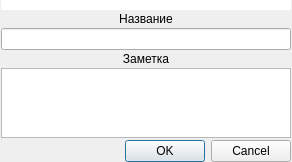
<?xml version="1.0" encoding="UTF-8"?>
<ui version="4.0">
 <class>Dialog</class>
 <widget class="QDialog" name="Dialog">
  <property name="geometry">
   <rect>
    <x>0</x>
    <y>0</y>
    <width>292</width>
    <height>160</height>
   </rect>
  </property>
  <property name="windowTitle">
   <string>Предмет</string>
  </property>
  <layout class="QGridLayout" name="gridLayout">
   <property name="leftMargin">
    <number>1</number>
   </property>
   <property name="topMargin">
    <number>0</number>
   </property>
   <property name="rightMargin">
    <number>1</number>
   </property>
   <property name="bottomMargin">
    <number>0</number>
   </property>
   <property name="spacing">
    <number>2</number>
   </property>
   <item row="2" column="0">
    <widget class="QLineEdit" name="le_name"/>
   </item>
   <item row="1" column="0">
    <widget class="QLabel" name="lb_name">
     <property name="text">
      <string>&lt;html&gt;&lt;head/&gt;&lt;body&gt;&lt;p align=&quot;center&quot;&gt;Название&lt;/p&gt;&lt;/body&gt;&lt;/html&gt;</string>
     </property>
    </widget>
   </item>
   <item row="3" column="0">
    <widget class="QLabel" name="lb_note">
     <property name="text">
      <string>&lt;html&gt;&lt;head/&gt;&lt;body&gt;&lt;p align=&quot;center&quot;&gt;Заметка&lt;/p&gt;&lt;/body&gt;&lt;/html&gt;</string>
     </property>
    </widget>
   </item>
   <item row="5" column="0">
    <widget class="QDialogButtonBox" name="buttonBox">
     <property name="orientation">
      <enum>Qt::Horizontal</enum>
     </property>
     <property name="standardButtons">
      <set>QDialogButtonBox::Cancel|QDialogButtonBox::Ok</set>
     </property>
    </widget>
   </item>
   <item row="0" column="0">
    <widget class="QWidget" name="widget" native="true">
     <property name="minimumSize">
      <size>
       <width>0</width>
       <height>10</height>
      </size>
     </property>
     <property name="styleSheet">
      <string notr="true">background-color: rgb(255, 255, 255);</string>
     </property>
    </widget>
   </item>
   <item row="4" column="0">
    <widget class="QPlainTextEdit" name="pe_note"/>
   </item>
  </layout>
 </widget>
 <resources/>
 <connections>
  <connection>
   <sender>buttonBox</sender>
   <signal>accepted()</signal>
   <receiver>Dialog</receiver>
   <slot>accept()</slot>
   <hints>
    <hint type="sourcelabel">
     <x>248</x>
     <y>254</y>
    </hint>
    <hint type="destinationlabel">
     <x>157</x>
     <y>274</y>
    </hint>
   </hints>
  </connection>
  <connection>
   <sender>buttonBox</sender>
   <signal>rejected()</signal>
   <receiver>Dialog</receiver>
   <slot>reject()</slot>
   <hints>
    <hint type="sourcelabel">
     <x>316</x>
     <y>260</y>
    </hint>
    <hint type="destinationlabel">
     <x>286</x>
     <y>274</y>
    </hint>
   </hints>
  </connection>
 </connections>
</ui>
